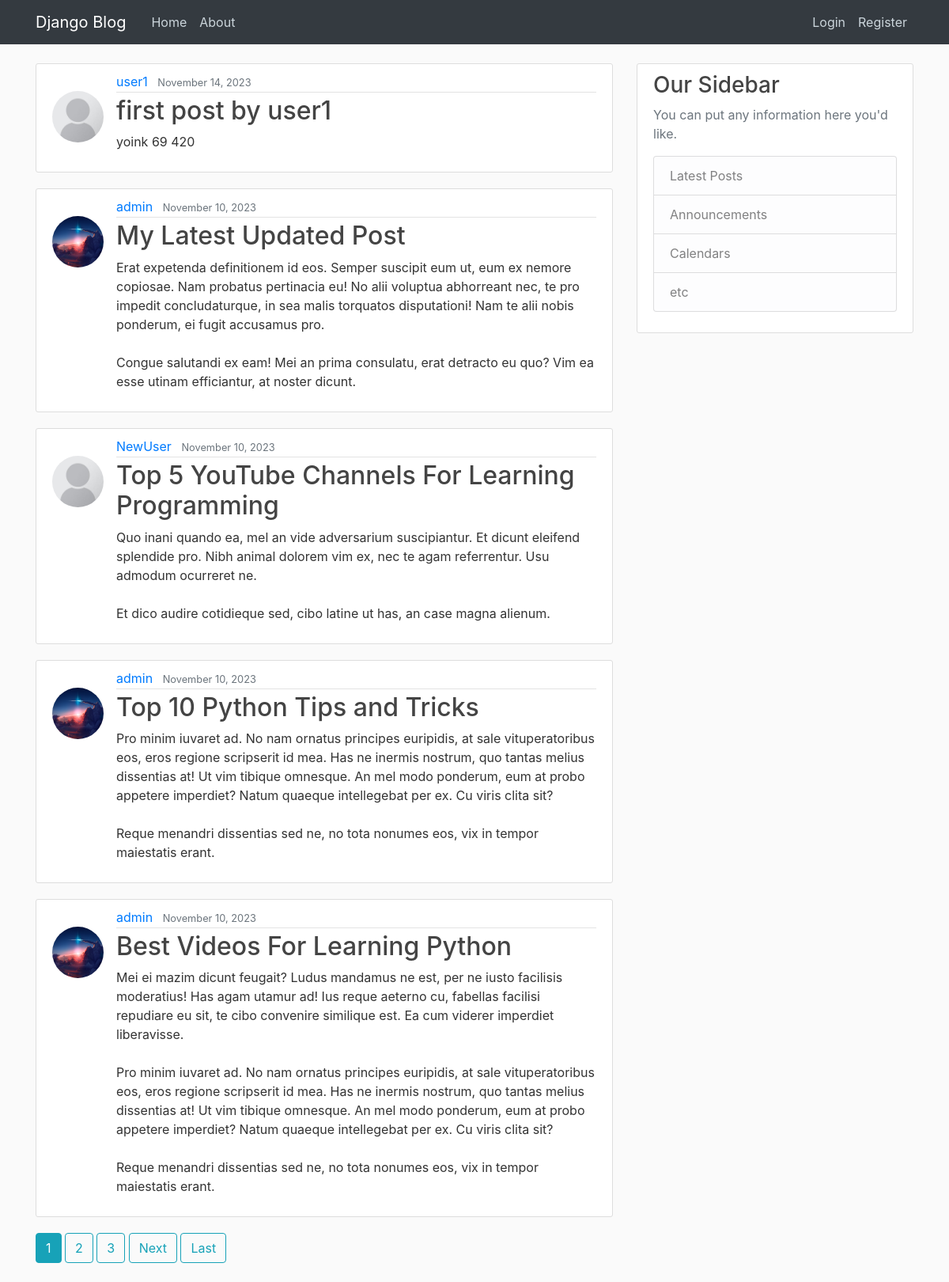
The page / on the database its author committed.
### blog_app/models.py (models this page shows, shortened)
class Post(models.Model):
    title=models.CharField(max_length=100)
    content=models.TextField()
    date_posted=models.DateTimeField(default=timezone.now)
    author=models.ForeignKey(User, on_delete=models.CASCADE)

### users/models.py (models this page shows, shortened)
class Profile(models.Model):
    user=models.OneToOneField(User, on_delete=models.CASCADE)
    image=models.ImageField(default='default.jpg', upload_to='profile_pics')

### blog_app/views.py (the view)
# urls.py: path('',PostListView.as_view(), name='blog-home'),
class PostListView(ListView):
    model= Post
    template_name= 'blog_app/home.html'
    context_object_name= 'posts'
    ordering=['-date_posted']
    paginate_by=5

### blog_app/templates/blog_app/home.html (shortened to what this page needs)
{% extends "base.html" %}
{% block content %}
    {% for post in posts %}
        <article class="media content-section">
            <img class='rounded-circle article-img mt-4' src="{{post.author.profile.image.url}}" alt="">
            <div class="media-body">
                <div class="article-metadata">
                    <a class="mr-2" href="#">{{ post.author }}</a>
                    <small class="text-muted">{{ post.date_posted | date:"F d, Y" }}</small>
                </div>
            <h2><a class="article-title" href="{% url 'post-detail' post.id %}">{{ post.title }}</a></h2>
            <p class="article-content">{{ post.content }}</p>
            </div>
        </article>
    {% endfor %}
    {% if is_paginated %}
        {% for num in page_obj.paginator.page_range %}
            {% if page_obj.number == num %}
                <a class='btn btn-info mb-4' href='?page={{num}}'>{{num}}</a>
            {% elif num > page_obj.number|add:'-3' and num < page_obj.number|add:'3' %}
                <a class='btn btn-outline-info mb-4' href='?page={{num}}'>{{num}}</a>
            {% endif %}
        {% endfor %}
        {% if page_obj.has_next %}
            <a class='btn btn-outline-info mb-4' href='?page={{page_obj.next_page_number}}'>Next</a>
            <a class='btn btn-outline-info mb-4' href="?page={{page_obj.paginator.num_pages}}">Last</a>
        {% endif %}
    {% endif %}
{% endblock content %}

### static/blog/main.css (style rules this page uses)
body { background: #fafafa; color: #333333; margin-top: 5rem; }
h1, h2, h3, h4, h5, h6 { color: #444444; }
.content-section { background: #ffffff; padding: 10px 20px; border: 1px solid #dddddd; border-radius: 3px; margin-bottom: 20px; }
.article-title { color: #444444; }
.article-content { white-space: pre-line; }
.article-img { height: 65px; width: 65px; margin-right: 16px; }
.article-metadata { padding-bottom: 1px; margin-bottom: 4px; border-bottom: 1px solid #e3e3e3 }

### rows shown on the page
Post: author.profile.image (placeholder picture), author "user1", date_posted "November 14, 2023", title "first post by user1", content "yoink 69 420"
Post: author.profile.image (picture), author "admin", date_posted "November 10, 2023", title "My Latest Updated Post", content "Erat expetenda definitionem id eos. Semper suscipit eum ut, eum ex nemore copiosae. Nam probatus pertinacia eu! No alii voluptua abhorreant nec, te pro impedit concludaturque, in sea malis torquatos disputationi! Nam te alii nobis ponderum, ei fugit accusamus pro. Congue salutandi ex eam! Mei an prima consulatu, erat detracto eu quo? Vim ea esse utinam efficiantur, at noster dicunt."
Post: author.profile.image (placeholder picture), author "NewUser", date_posted "November 10, 2023", title "Top 5 YouTube Channels For Learning Programming", content "Quo inani quando ea, mel an vide adversarium suscipiantur. Et dicunt eleifend splendide pro. Nibh animal dolorem vim ex, nec te agam referrentur. Usu admodum ocurreret ne. Et dico audire cotidieque sed, cibo latine ut has, an case magna alienum."
Post: author.profile.image (picture), author "admin", date_posted "November 10, 2023", title "Top 10 Python Tips and Tricks", content "Pro minim iuvaret ad. No nam ornatus principes euripidis, at sale vituperatoribus eos, eros regione scripserit id mea. Has ne inermis nostrum, quo tantas melius dissentias at! Ut vim tibique omnesque. An mel modo ponderum, eum at probo appetere imperdiet? Natum quaeque intellegebat per ex. Cu viris clita sit? Reque menandri dissentias sed ne, no tota nonumes eos, vix in tempor maiestatis erant."
Post: author.profile.image (picture), author "admin", date_posted "November 10, 2023", title "Best Videos For Learning Python", content "Mei ei mazim dicunt feugait? Ludus mandamus ne est, per ne iusto facilisis moderatius! Has agam utamur ad! Ius reque aeterno cu, fabellas facilisi repudiare eu sit, te cibo convenire similique est. Ea cum viderer imperdiet liberavisse. Pro minim iuvaret ad. No nam ornatus principes euripidis, at sale vituperatoribus eos, eros regione scripserit id mea. Has ne inermis nostrum, quo tantas melius dissentias at! Ut vim tibique omnesque. An mel modo ponderum, eum at probo appetere imperdiet? Natum quaeque intellegebat per ex. Cu viris clita sit? Reque menandri dissentias sed ne, no tota nonumes eos, vix in tempor maiestatis erant."

### other values the page prints
{{ num }} "1"
{{ num }} "2" "3"
